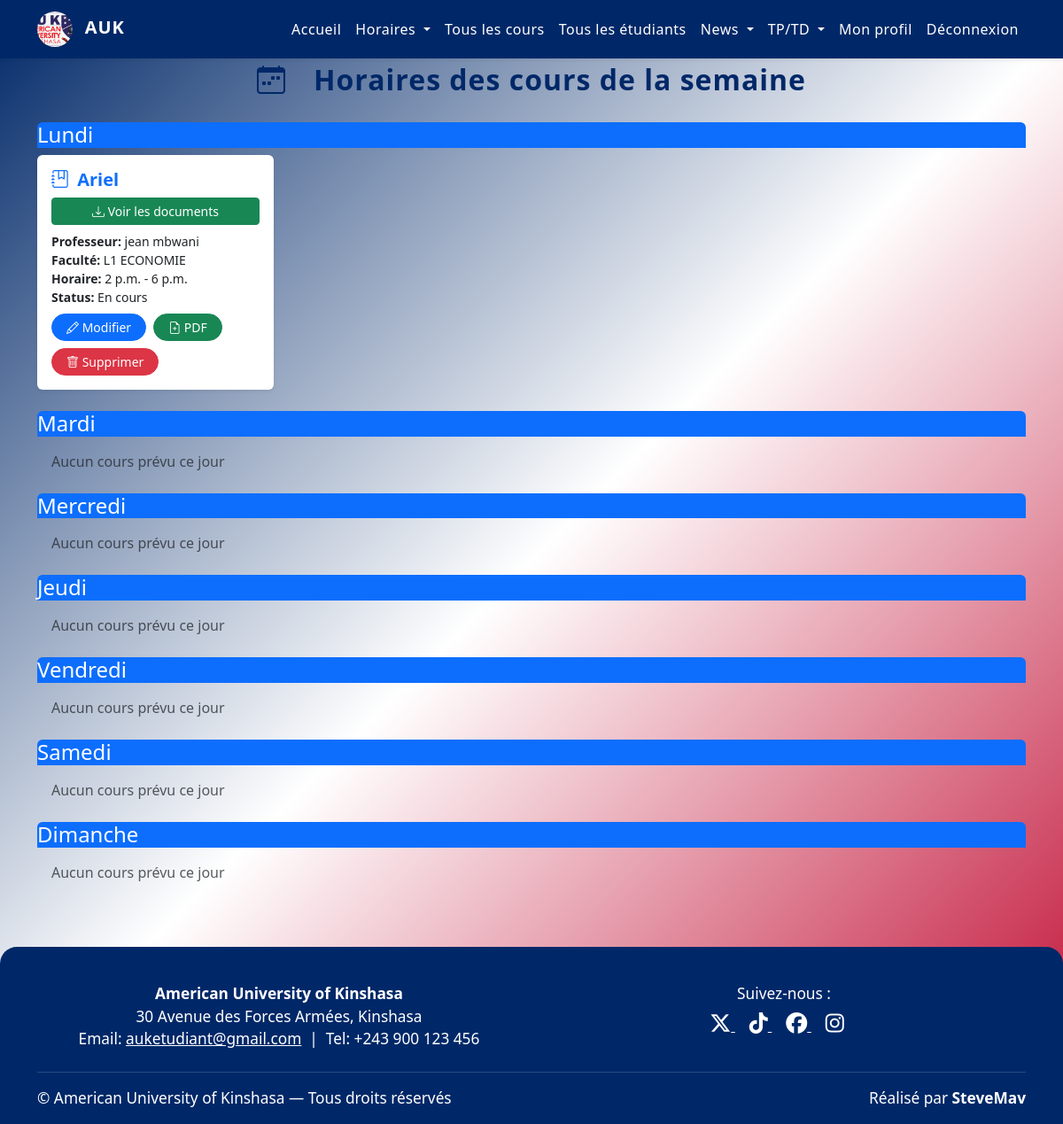
Page /schedule/ (signed in) on the earlier database version.
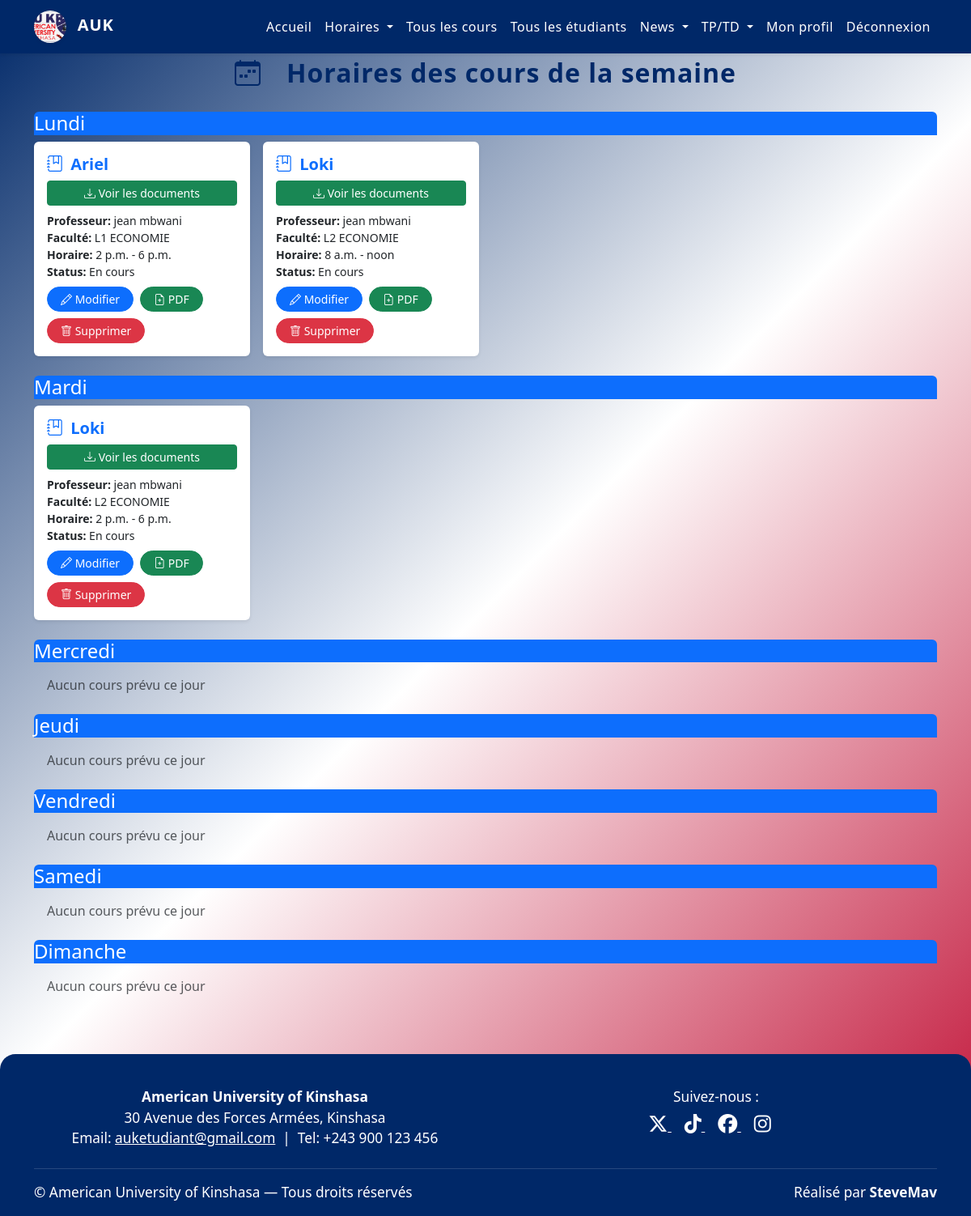
Same page on the later database version.
### schedule/models.py (models this page shows, shortened)
class Course(models.Model):
    name = models.CharField(max_length=255)
    professor = models.CharField(max_length=255)
    total_hours = models.FloatField()
    faculty = models.ForeignKey(Faculty, on_delete=models.CASCADE)
    finished = models.BooleanField(default=False)

class Faculty(models.Model):
    name = models.CharField(max_length=255)
    level = models.CharField(max_length=255, null=True, blank=True)
    head_of_faculty = models.CharField(max_length=255, null=True, blank=True)

class CourseSchedule(models.Model):
    course = models.ForeignKey(Course, on_delete=models.CASCADE)
    day_of_week = models.CharField(max_length=10, choices=[
        ('Monday', 'Monday'), ('Tuesday', 'Tuesday'), ('Wednesday', 'Wednesday'),
        ('Thursday', 'Thursday'), ('Friday', 'Friday'), ('Saturday', 'Saturday'),
        ('Sunday', 'Sunday')
    ])
    start_time = models.TimeField()
    end_time = models.TimeField()

### schedule/views.py (the view)
# urls.py: path('', views.course_list, name='course_list'),
@login_required
def course_list(request):
    day_translation = {
        'Monday': 'Lundi',
        'Tuesday': 'Mardi',
        'Wednesday': 'Mercredi',
        'Thursday': 'Jeudi',
        'Friday': 'Vendredi',
        'Saturday': 'Samedi',
        'Sunday': 'Dimanche'
    }
    days_of_week = ['Lundi', 'Mardi', 'Mercredi', 'Jeudi', 'Vendredi', 'Samedi', 'Dimanche']
    if request.user.is_superuser:
        courses = Course.objects.prefetch_related('courseschedule_set')
    elif not request.user.is_staff:
        courses = Course.objects.filter(faculty__userprofile__user=request.user).prefetch_related('courseschedule_set')
    else:
        cp_profile = CPProfile.objects.get(user=request.user)
        courses = Course.objects.filter(faculty=cp_profile.faculty).prefetch_related('courseschedule_set')
    courses_by_day = {day: [] for day in days_of_week}
    for course in courses:
        for schedule in course.courseschedule_set.all():
            french_day = day_translation.get(schedule.day_of_week)
            if french_day:
                courses_by_day[french_day].append({
                    'course': course,
                    'schedule': schedule
                })
    context = {
        'days_of_week': days_of_week,
        'courses_by_day': courses_by_day
    }
    return render(request, 'schedule/course_list.html', context)

### schedule/templatetags/schedule_tags.py (called while the page is built)
@register.filter
def basename(value):
    return os.path.basename(value)

@register.filter
def get_item(dictionary, key):
    return dictionary.get(key, [])

### schedule/templates/schedule/course_list.html (shortened to what this page needs)
{% load static %}
{% load schedule_tags %}
<!DOCTYPE html>
<html lang="fr">
<head>
    <link href="https://cdn.jsdelivr.net/npm/bootstrap@5.3.0/dist/css/bootstrap.min.css" rel="stylesheet">
    <link href="https://cdn.jsdelivr.net/npm/bootstrap-icons@1.10.5/font/bootstrap-icons.css" rel="stylesheet">
</head>
<body style="min-height:100vh; background: linear-gradient(135deg, #002868 0%, #ffffff 50%, #bf0a30 100%); display: flex; flex-direction: column;">
{% include 'navbar.html' %}
<main style="flex:1 0 auto;">
<div class="container main-content">
    <div class="row justify-content-center align-items-center mb-4">
        <div class="col-auto">
            <i class="bi bi-calendar-week" style="font-size:2rem;color:#002868;margin-right:0.5rem;"></i>
        </div>
        <div class="col-auto">
            <h2 class="mb-0 fw-bold" style="color:#002868; letter-spacing:1px;">Horaires des cours de la semaine</h2>
        </div>
    </div>
    {% for day in days_of_week %}
        <div class="mb-4">
            <div class="card-header bg-primary text-white rounded-top mb-2">
                <h3 class="mb-0 fs-4">{{ day }}</h3>
            </div>
            {% if courses_by_day|get_item:day %}
                <div class="row g-3">
                    {% for item in courses_by_day|get_item:day %}
                    <div class="col-12 col-sm-6 col-md-4 col-lg-3 d-flex">
                        <div class="card flex-fill h-100 shadow-sm border-0">
                            <div class="card-body d-flex flex-column">
                                <h5 class="card-title fw-bold mb-2 text-primary">
    <i class="bi bi-journal-bookmark me-1"></i>
    {{ item.course.name }}
</h5>
<button type="button" class="btn btn-success btn-sm mb-2" data-bs-toggle="modal" data-bs-target="#modalCourseFiles{{ item.course.id }}">
    <i class="bi bi-download"></i> Voir les documents
</button>
                                <div class="card-text mb-2 small">
                                    <div><strong>Professeur:</strong> {{ item.course.professor }}</div>
                                    <div><strong>Faculté:</strong> {{ item.course.faculty.name }}</div>
                                    <div><strong>Horaire:</strong> {{ item.schedule.start_time }} - {{ item.schedule.end_time }}</div>
                                    <div><strong>Status:</strong> {{ item.course.finished|yesno:"Terminé,En cours" }}</div>
                                </div>
                                <div class="mt-auto d-flex flex-wrap gap-2">
                                    {% if perms.schedule.change_courseschedule %}
                                        <a href="{% url 'schedule:edit_schedule' item.schedule.id %}" class="btn btn-sm btn-primary rounded-pill px-3">
                                            <i class="bi bi-pencil"></i> Modifier
                                        </a>
                                        <button type="button" class="btn btn-sm btn-success rounded-pill px-3" data-bs-toggle="modal" data-bs-target="#modalCourseFiles{{ item.course.id }}">
                                            <i class="bi bi-file-earmark-plus"></i> PDF
                                        </button>
                                        <button type="button" class="btn btn-sm btn-danger rounded-pill px-3" data-bs-toggle="modal" data-bs-target="#deleteScheduleModal{{ item.schedule.id }}">
                                            <i class="bi bi-trash"></i> Supprimer
                                        </button>
                                    {% endif %}
                                </div>
                            </div>
                        </div>
                    </div>
                    {% endfor %}
                </div>
            {% else %}
                <p class="text-muted m-3">Aucun cours prévu ce jour</p>
            {% endif %}
        </div>
    {% endfor %}
</div>
</main>
{% include 'footer.html' %}
</body>
</html>

Differences in the rows shown:
added Course: course.name "Loki", course.professor "jean mbwani", course.faculty.name "L2 ECONOMIE", schedule.start_time "8 a.m.", schedule.end_time "noon", course.finished "En cours", schedule.start_time "2 p.m.", schedule.end_time "6 p.m."
Other differences:
list line gone: "Aucun cours prévu ce jour"
